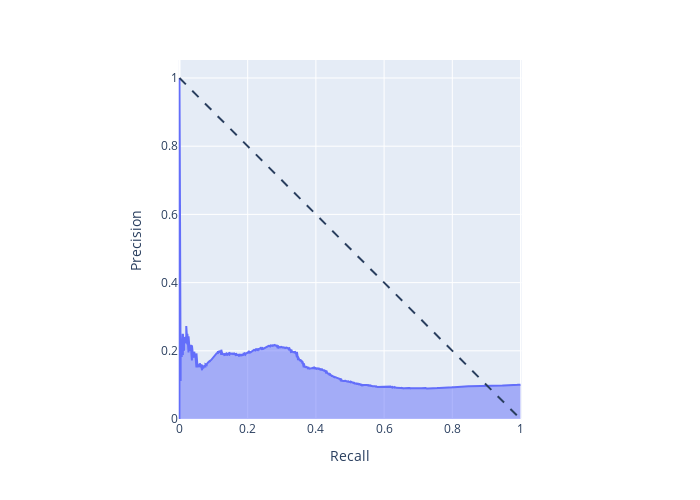

Notebook source saved alongside this figure:
### Code cell
import plotly.express as px
from sklearn.metrics import precision_recall_curve, roc_auc_score


df_31 = pd.read_json('3k_images_from_ratio_31.json')
pred_probas = df_31['pred_probas']
true = df_31['truth_is_flying']
pred = df_31['pred_is_flying']

print(pred_probas)

probas = []

for each in pred_probas:
    probas.append(np.array(each))

probas = np.array(probas)
y_score = probas[:, 1]

# model.fit(X, y)
# y_score = model.predict_proba(X)[:, 1]

precision, recall, thresholds = precision_recall_curve(true, y_score)
print(precision)
print(recall)
print(thresholds)

auc_score = roc_auc_score(true, y_score)

fig = px.area(
    x=recall, y=precision,
    title=f'Precision-Recall Curve (AUC={auc(fpr, tpr):.4f})',
    labels=dict(x='Recall', y='Precision'),
    width=700, height=500
)
fig.add_shape(
    type='line', line=dict(dash='dash'),
    x0=0, x1=1, y0=1, y1=0
)
fig.update_yaxes(scaleanchor="x", scaleratio=1)
fig.update_xaxes(constrain='domain')

fig.show()

### Figure 1 — Plotly figure (JSON) as saved in the notebook; plotly's stock layout.template omitted (floating-point values rounded to 4 significant figures; data arrays with more than 128 entries replaced by an {"elided": "..."} marker saying what was removed)
{"data": [{"hovertemplate": "Recall=%{x}<br>Precision=%{y}<extra></extra>", "legendgroup": "", "line": {"color": "#636efa"}, "marker": {"symbol": "circle"}, "mode": "lines", "name": "", "orientation": "v", "showlegend": false, "stackgroup": "1", "type": "scatter", "x": {"elided": "3000 float values"}, "xaxis": "x", "y": {"elided": "3000 float values"}, "yaxis": "y"}], "layout": {"height": 500, "legend": {"tracegroupgap": 0}, "margin": {"t": 60}, "shapes": [{"line": {"dash": "dash"}, "type": "line", "x0": 0, "x1": 1, "y0": 1, "y1": 0}], "width": 700, "xaxis": {"anchor": "y", "constrain": "domain", "domain": [0, 1], "title": {"text": "Recall"}}, "yaxis": {"anchor": "x", "domain": [0, 1], "scaleanchor": "x", "scaleratio": 1, "title": {"text": "Precision"}}}}
